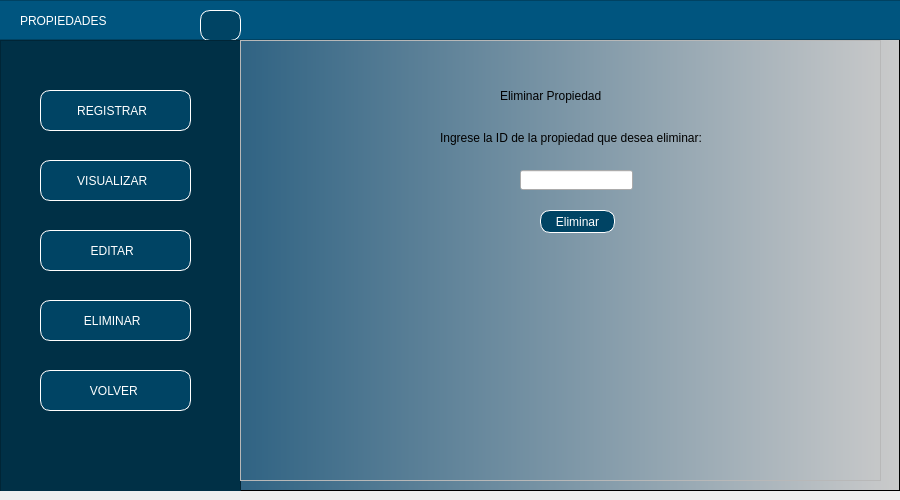
<?xml version="1.0" encoding="UTF-8"?>
<ui version="4.0">
 <class>MainWindow</class>
 <widget class="QMainWindow" name="MainWindow">
  <property name="geometry">
   <rect>
    <x>0</x>
    <y>0</y>
    <width>900</width>
    <height>500</height>
   </rect>
  </property>
  <property name="minimumSize">
   <size>
    <width>900</width>
    <height>500</height>
   </size>
  </property>
  <property name="maximumSize">
   <size>
    <width>900</width>
    <height>16777215</height>
   </size>
  </property>
  <property name="windowTitle">
   <string>MainWindow</string>
  </property>
  <widget class="QWidget" name="centralwidget">
   <layout class="QHBoxLayout" name="horizontalLayout" stretch="0">
    <property name="leftMargin">
     <number>0</number>
    </property>
    <property name="topMargin">
     <number>0</number>
    </property>
    <property name="rightMargin">
     <number>0</number>
    </property>
    <item>
     <widget class="QFrame" name="framefondo">
      <property name="styleSheet">
       <string notr="true">QWidget#framefondo{
background-color: qlineargradient(spread:pad, x1:0, y1:0, x2:1, y2:0, stop:0.039548 rgba(0, 67, 109, 255), stop:1 rgba(203, 203, 203, 255));}</string>
      </property>
      <property name="frameShape">
       <enum>QFrame::StyledPanel</enum>
      </property>
      <property name="frameShadow">
       <enum>QFrame::Raised</enum>
      </property>
      <widget class="QFrame" name="frame_superior">
       <property name="geometry">
        <rect>
         <x>-10</x>
         <y>0</y>
         <width>911</width>
         <height>40</height>
        </rect>
       </property>
       <property name="maximumSize">
        <size>
         <width>16777215</width>
         <height>40</height>
        </size>
       </property>
       <property name="styleSheet">
        <string notr="true">background-color: rgb(0, 85, 127);</string>
       </property>
       <property name="frameShape">
        <enum>QFrame::StyledPanel</enum>
       </property>
       <property name="frameShadow">
        <enum>QFrame::Raised</enum>
       </property>
       <widget class="QLabel" name="label">
        <property name="geometry">
         <rect>
          <x>30</x>
          <y>10</y>
          <width>181</width>
          <height>21</height>
         </rect>
        </property>
        <property name="styleSheet">
         <string notr="true">font: 16pt &quot;Arial&quot;;
color: white;</string>
        </property>
        <property name="text">
         <string>PROPIEDADES</string>
        </property>
       </widget>
       <widget class="QPushButton" name="pushButton_5">
        <property name="geometry">
         <rect>
          <x>210</x>
          <y>10</y>
          <width>41</width>
          <height>31</height>
         </rect>
        </property>
        <property name="styleSheet">
         <string notr="true">QPushButton{
font: 87 9pt &quot;Arial&quot;;
background-color: rgb(0, 68, 100);
color:white;
border:1px solid white;
border-radius: 10px;
}


QPushButton:hover {
background-color:qlineargradient(spread:pad, x1:0, y1:0, x2:1, y2:0, stop:0.039548 rgba(0, 67, 109, 255), stop:1 rgba(203, 203, 203, 255))
}</string>
        </property>
        <property name="text">
         <string/>
        </property>
        <property name="icon">
         <iconset>
          <normaloff>../../PROYECTO 1/Interfaz Grafica/Imagenes/menu.png</normaloff>../../PROYECTO 1/Interfaz Grafica/Imagenes/menu.png</iconset>
        </property>
       </widget>
      </widget>
      <widget class="QFrame" name="frameBotones">
       <property name="geometry">
        <rect>
         <x>0</x>
         <y>40</y>
         <width>241</width>
         <height>461</height>
        </rect>
       </property>
       <property name="styleSheet">
        <string notr="true">QFrame{
background-color: rgb(0, 48, 70)
}


QPushButton{
font: 87 9pt &quot;Arial&quot;;
background-color: rgb(0, 68, 100);
color:white;
border:1px solid white;
border-radius: 10px;
}


QPushButton:hover {
background-color:qlineargradient(spread:pad, x1:0, y1:0, x2:1, y2:0, stop:0.039548 rgba(0, 67, 109, 255), stop:1 rgba(203, 203, 203, 255))
}</string>
       </property>
       <property name="frameShape">
        <enum>QFrame::StyledPanel</enum>
       </property>
       <property name="frameShadow">
        <enum>QFrame::Raised</enum>
       </property>
       <widget class="QPushButton" name="pushButton">
        <property name="geometry">
         <rect>
          <x>40</x>
          <y>50</y>
          <width>151</width>
          <height>41</height>
         </rect>
        </property>
        <property name="layoutDirection">
         <enum>Qt::RightToLeft</enum>
        </property>
        <property name="styleSheet">
         <string notr="true"/>
        </property>
        <property name="text">
         <string>REGISTRAR  </string>
        </property>
        <property name="icon">
         <iconset>
          <normaloff>../../PROYECTO 1/Interfaz Grafica/Imagenes/registrar.png</normaloff>../../PROYECTO 1/Interfaz Grafica/Imagenes/registrar.png</iconset>
        </property>
       </widget>
       <widget class="QPushButton" name="pushButton_2">
        <property name="geometry">
         <rect>
          <x>40</x>
          <y>120</y>
          <width>151</width>
          <height>41</height>
         </rect>
        </property>
        <property name="layoutDirection">
         <enum>Qt::RightToLeft</enum>
        </property>
        <property name="styleSheet">
         <string notr="true"/>
        </property>
        <property name="text">
         <string>VISUALIZAR  </string>
        </property>
        <property name="icon">
         <iconset>
          <normaloff>../../PROYECTO 1/Interfaz Grafica/Imagenes/buscar.png</normaloff>../../PROYECTO 1/Interfaz Grafica/Imagenes/buscar.png</iconset>
        </property>
       </widget>
       <widget class="QPushButton" name="pushButton_3">
        <property name="geometry">
         <rect>
          <x>40</x>
          <y>190</y>
          <width>151</width>
          <height>41</height>
         </rect>
        </property>
        <property name="layoutDirection">
         <enum>Qt::RightToLeft</enum>
        </property>
        <property name="styleSheet">
         <string notr="true"/>
        </property>
        <property name="text">
         <string>EDITAR  </string>
        </property>
        <property name="icon">
         <iconset>
          <normaloff>../../PROYECTO 1/Interfaz Grafica/Imagenes/actualizar.png</normaloff>../../PROYECTO 1/Interfaz Grafica/Imagenes/actualizar.png</iconset>
        </property>
       </widget>
       <widget class="QPushButton" name="pushButton_4">
        <property name="geometry">
         <rect>
          <x>40</x>
          <y>260</y>
          <width>151</width>
          <height>41</height>
         </rect>
        </property>
        <property name="layoutDirection">
         <enum>Qt::RightToLeft</enum>
        </property>
        <property name="styleSheet">
         <string notr="true"/>
        </property>
        <property name="text">
         <string>ELIMINAR  </string>
        </property>
        <property name="icon">
         <iconset>
          <normaloff>../../PROYECTO 1/Interfaz Grafica/Imagenes/eliminar.png</normaloff>../../PROYECTO 1/Interfaz Grafica/Imagenes/eliminar.png</iconset>
        </property>
       </widget>
       <widget class="QPushButton" name="pushButton_11">
        <property name="geometry">
         <rect>
          <x>40</x>
          <y>330</y>
          <width>151</width>
          <height>41</height>
         </rect>
        </property>
        <property name="layoutDirection">
         <enum>Qt::RightToLeft</enum>
        </property>
        <property name="text">
         <string>VOLVER </string>
        </property>
        <property name="icon">
         <iconset>
          <normaloff>../../PROYECTO 1/Interfaz Grafica/Imagenes/volver.png</normaloff>../../PROYECTO 1/Interfaz Grafica/Imagenes/volver.png</iconset>
        </property>
       </widget>
      </widget>
      <widget class="QFrame" name="framePaginas">
       <property name="geometry">
        <rect>
         <x>240</x>
         <y>40</y>
         <width>641</width>
         <height>441</height>
        </rect>
       </property>
       <property name="frameShape">
        <enum>QFrame::StyledPanel</enum>
       </property>
       <property name="frameShadow">
        <enum>QFrame::Raised</enum>
       </property>
       <widget class="QStackedWidget" name="stackedWidget">
        <property name="geometry">
         <rect>
          <x>-10</x>
          <y>0</y>
          <width>671</width>
          <height>431</height>
         </rect>
        </property>
        <property name="currentIndex">
         <number>0</number>
        </property>
        <widget class="QWidget" name="pageEliminar">
         <widget class="QLabel" name="label_28">
          <property name="geometry">
           <rect>
            <x>270</x>
            <y>40</y>
            <width>181</width>
            <height>31</height>
           </rect>
          </property>
          <property name="styleSheet">
           <string notr="true">font: 12pt &quot;Arial&quot;;</string>
          </property>
          <property name="text">
           <string>Eliminar Propiedad</string>
          </property>
         </widget>
         <widget class="QLabel" name="label_29">
          <property name="geometry">
           <rect>
            <x>210</x>
            <y>90</y>
            <width>311</width>
            <height>16</height>
           </rect>
          </property>
          <property name="styleSheet">
           <string notr="true">font: 9pt &quot;Arial&quot;;</string>
          </property>
          <property name="text">
           <string>Ingrese la ID de la propiedad que desea eliminar:</string>
          </property>
         </widget>
         <widget class="QLineEdit" name="txtIDeliminar">
          <property name="geometry">
           <rect>
            <x>290</x>
            <y>130</y>
            <width>113</width>
            <height>20</height>
           </rect>
          </property>
         </widget>
         <widget class="QPushButton" name="btnEliminar">
          <property name="geometry">
           <rect>
            <x>310</x>
            <y>170</y>
            <width>75</width>
            <height>23</height>
           </rect>
          </property>
          <property name="styleSheet">
           <string notr="true">QPushButton{
font: 87 9pt &quot;Arial&quot;;
background-color: rgb(0, 68, 100);
color:white;
border:1px solid white;
border-radius: 10px;
}


QPushButton:hover {
background-color:rgb(0, 101, 148);
}</string>
          </property>
          <property name="text">
           <string>Eliminar</string>
          </property>
         </widget>
        </widget>
       </widget>
      </widget>
     </widget>
    </item>
   </layout>
  </widget>
 </widget>
 <resources/>
 <connections/>
</ui>
